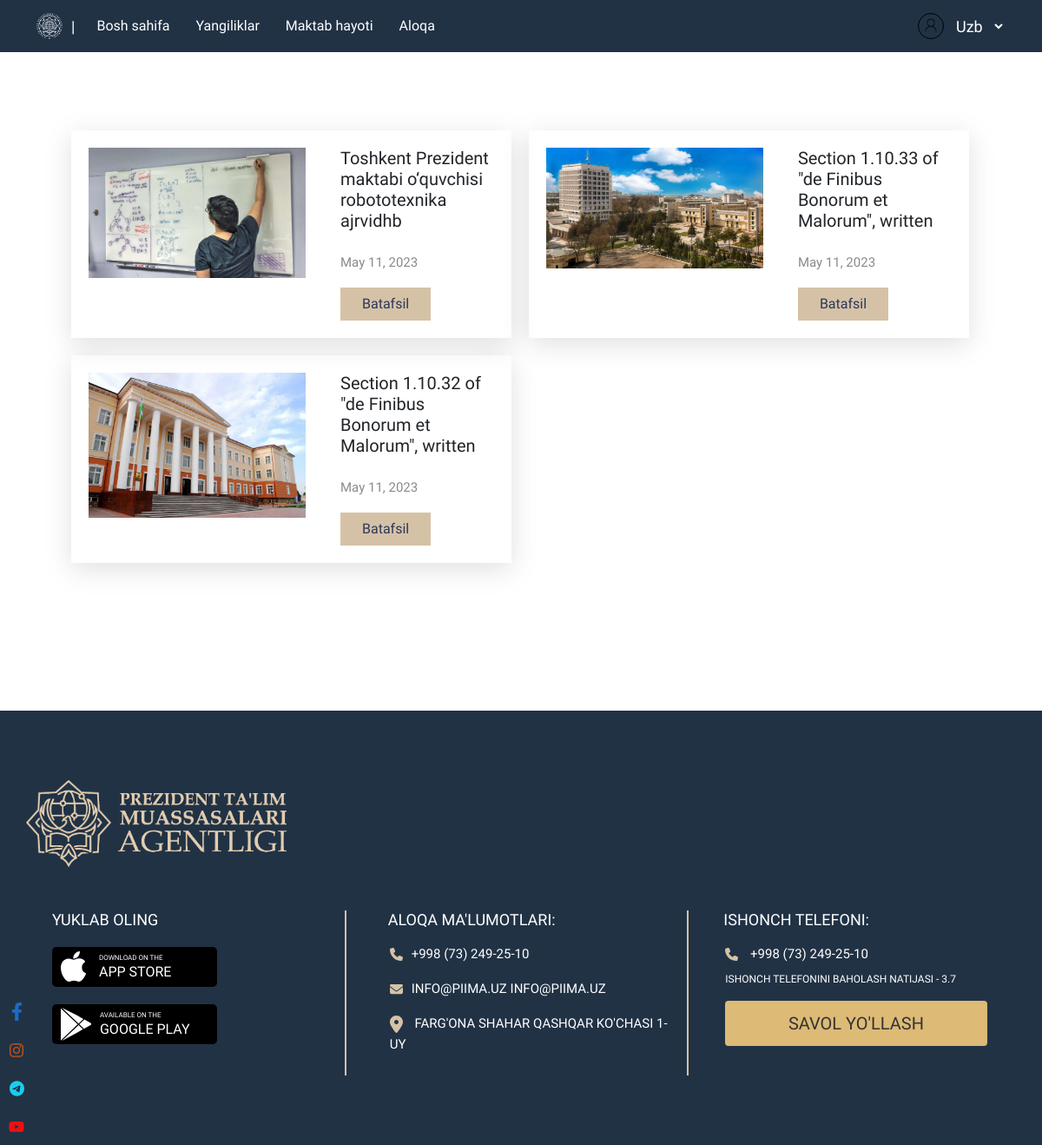
Page /news2/ on the committed database.
### asosiy/models.py (models this page shows, shortened)
class Yangiliklar(models.Model):
    sarlavha = models.CharField(max_length=60)
    matn = models.TextField()
    rasm = models.FileField()
    sana = models.DateField(auto_now_add=True)

### asosiy/views.py (the view, shortened to what this page needs)
# urls.py: path('news2/', Yangiliklar2View.as_view()),
class Yangiliklar2View(View):
    def get(self, request):
        data = {
            'yangiliklar':Yangiliklar.objects.all()
        }
        return render(request, 'news2.html', data)

### templates/news2.html
{% extends 'header2.html' %}
{% block content %}
<section class="news">
    <div class="news__items container">
        <div class="news__items-first novelty row" data-aos="fade-left">
            {% for yangilik in yangiliklar %}
            <div class="novelty__items col-xl-6  ">
                <div class="novelty__items-img">
                    <img src="{{yangilik.rasm.url}}" alt="">
                </div>
                <div class="novelty__items-title">
                    <h2>{{yangilik.sarlavha}}</h2>
                    <h6>{{yangilik.sana}}</h6>
                    <a href="/new/{{yangilik.id}}/" class="btn">
                        Batafsil
                    </a>
                </div>
            </div>
            {% endfor %}
        </div>
    </div>
</section>
{% endblock %}

### static/css/main.css (style rules this page uses)
* { margin: 0; padding: 0; -webkit-box-sizing: border-box; box-sizing: border-box; }
h1, h2, h3, h4, h5, h6, p, li, span, a, div { font-family: 'Kanit', sans-serif !important; }
a { text-decoration: none; color: #353232; }
.news { padding: 150px 0; display: -webkit-box; display: -ms-flexbox; display: flex; }
.news__items { max-width: 90vw; }
.news__items .novelty { margin: 0; width: 100%; }
.news__items .novelty__items { display: -webkit-box; display: -ms-flexbox; display: flex; margin: 0px 10px; margin-bottom: 20px; width: 48%; padding: 20px; -webkit-box-shadow: rgba(100, 100, 111, 0.2) 0px 7px 29px 0px; box-shadow: rgba(100, 100, 111, 0.2) 0px 7px 29px 0px; }
.news__items .novelty__items-img img { width: 250px; margin: 0; }
.news__items .novelty__items-title { margin-left: 40px; }
.news__items .novelty__items-title h2 { font-size: 20px; }
.news__items .novelty__items-title h6 { font-size: 15px; line-height: 1.13; margin-top: 28px; color: #8A8A8A; margin-bottom: 20px; }
.news__items .novelty__items-title a { background: #D5C2A6; color: #2B385D; border-radius: 0; padding: 6px 24px; }

### rows in the picture
Yangiliklar: rasm (picture), sarlavha "Toshkent Prezident maktabi o‘quvchisi robototexnika ajrvidhb", sana "May 11, 2023"
Yangiliklar: rasm (picture), sarlavha "Section 1.10.33 of \"de Finibus Bonorum et Malorum\", written", sana "May 11, 2023"
Yangiliklar: rasm (picture), sarlavha "Section 1.10.32 of \"de Finibus Bonorum et Malorum\", written", sana "May 11, 2023"
